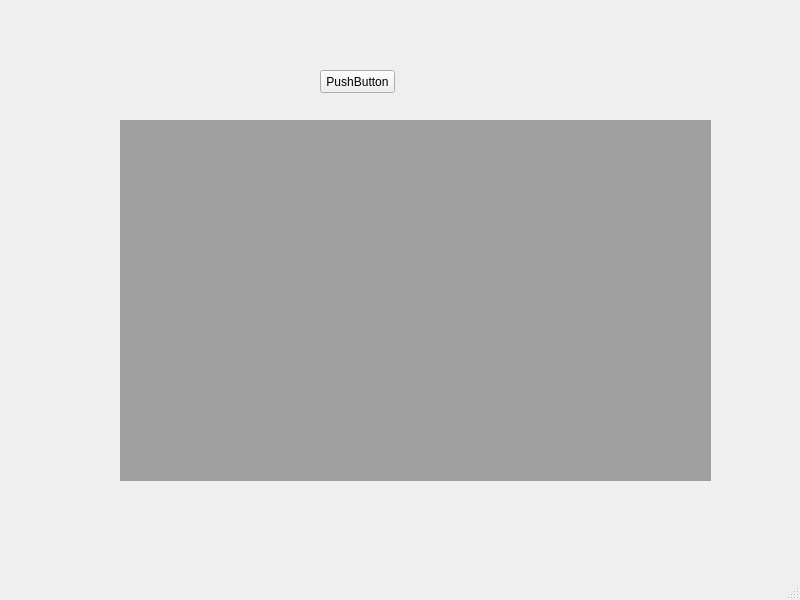
<?xml version="1.0" encoding="UTF-8"?>
<ui version="4.0">
 <class>MainWindow</class>
 <widget class="QMainWindow" name="MainWindow">
  <property name="geometry">
   <rect>
    <x>0</x>
    <y>0</y>
    <width>800</width>
    <height>600</height>
   </rect>
  </property>
  <property name="windowTitle">
   <string>MainWindow</string>
  </property>
  <widget class="QWidget" name="centralwidget">
   <widget class="QPushButton" name="pushButton">
    <property name="geometry">
     <rect>
      <x>320</x>
      <y>70</y>
      <width>75</width>
      <height>23</height>
     </rect>
    </property>
    <property name="text">
     <string>PushButton</string>
    </property>
   </widget>
   <widget class="QMdiArea" name="mdiArea">
    <property name="geometry">
     <rect>
      <x>120</x>
      <y>120</y>
      <width>591</width>
      <height>361</height>
     </rect>
    </property>
   </widget>
  </widget>
  <widget class="QMenuBar" name="menubar">
   <property name="geometry">
    <rect>
     <x>0</x>
     <y>0</y>
     <width>800</width>
     <height>23</height>
    </rect>
   </property>
  </widget>
  <widget class="QStatusBar" name="statusbar"/>
 </widget>
 <resources/>
 <connections/>
</ui>
